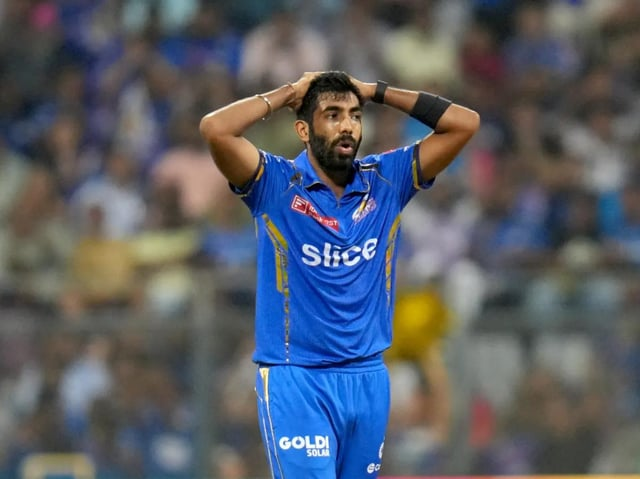
#> input picture ipl_killed/thumb/src/bumrah.jpg, 640 x 479 px, given in place of helmet_raised_2016.png, which was not available
$ python make_thumb_v4.py
#> lines starting #> are read from the running program, lines starting #| are printed output that depends on the picture
#!/usr/bin/env python3
"""Karun thumbnail v4, 'Then vs Now': 2016 head-and-shoulders (left, warm glow), the frowning 2025 close-up
(right, cold glow), 303* top-left in empty space, FORGOTTEN lower middle, one dark navy background, natural skin.
python3 make_thumb_v4.py -> out/Karun_303_thumbnail_v4_then_now.jpg"""
import os

import numpy as np
from PIL import Image, ImageEnhance, ImageFilter

import make_thumb_v2 as V
import make_thumb_v3 as T

W, H, RED = V.W, V.H, V.RED


def background():
    yy, xx = np.mgrid[0:H, 0:W]
    a = np.zeros((H, W, 3), np.float32) + np.array([10, 16, 34])
    warm = np.exp(-(((xx - 250) / 260) ** 2 + ((yy - 430) / 260) ** 2))[..., None]
    cold = np.exp(-(((xx - 930) / 320) ** 2 + ((yy - 260) / 280) ** 2))[..., None]
    a += warm * np.array([170, 90, 30]) + cold * np.array([40, 95, 170])
    r = ((xx - W / 2) / (W * 0.62)) ** 2 + ((yy - H / 2) / (H * 0.7)) ** 2
    a *= np.clip(1 - 0.45 * r, 0.45, 1)[..., None]
    return Image.fromarray(np.clip(a, 0, 255).astype(np.uint8)).convert("RGBA")


def natural(im, contrast=1.10, sharpen=50):
    """Natural skin tones: a little contrast and clarity, no colour filter."""
    a = im.split()[3]
    rgb = ImageEnhance.Contrast(im.convert("RGB")).enhance(contrast)
    rgb = ImageEnhance.Color(rgb).enhance(1.02)
    if sharpen:
        rgb = rgb.filter(ImageFilter.UnsharpMask(radius=2.0, percent=sharpen, threshold=3))
    out = rgb.convert("RGBA")
    out.putalpha(a)
    return out


def main():
    base = background()
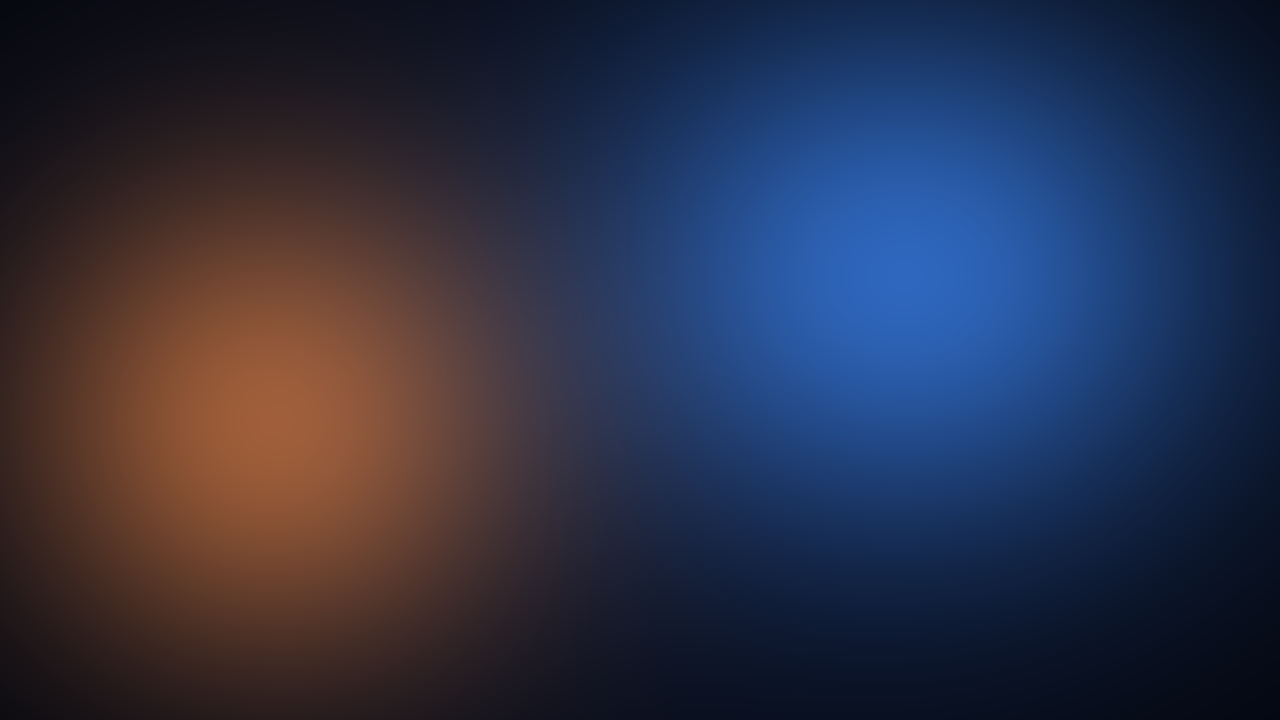
#> base: PIL image 1280x720 RGBA; mean R, G, B, A 44.8, 48.8, 70.5, 255

    # THEN: 2016, head and shoulders (the raised arm stays on his own side)
    then = Image.open(os.path.join(V.HERE, "cut", "helmet_raised_2016.png"))
#> then is the input picture: PIL image 640x479 RGB; mean R, G, B 88.8, 93.5, 102.3
    then = then.crop((0, 0, then.width, 1180))                           # helmet held high, down to the chest
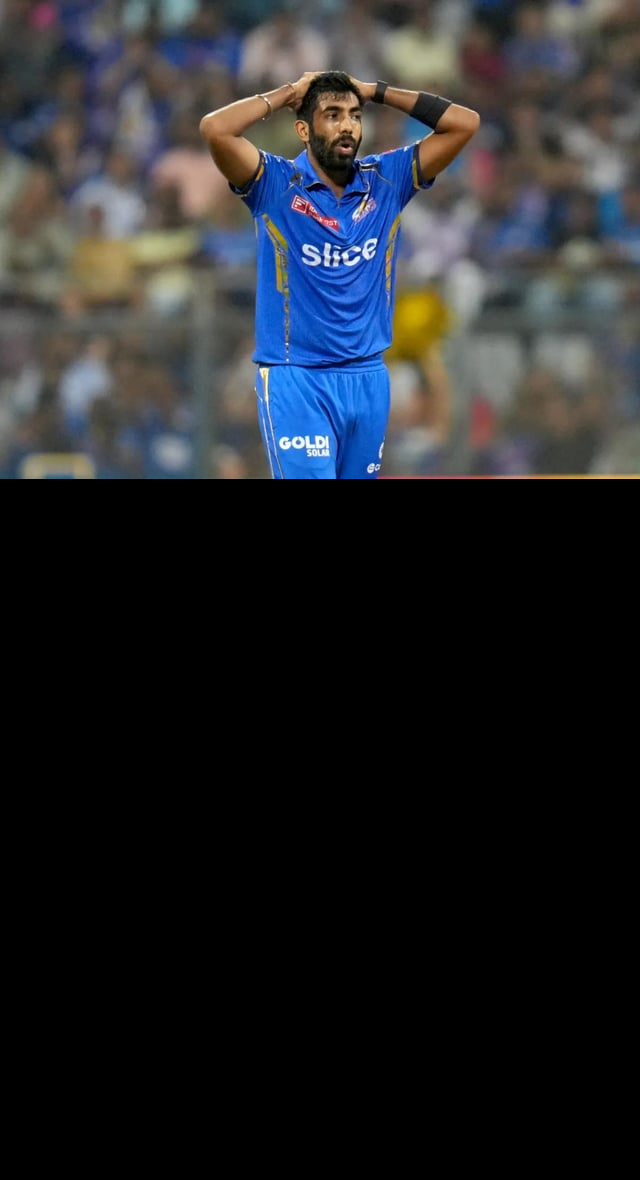
#> then: PIL image 640x1180 RGB; mean R, G, B 36.1, 38, 41.5
    tw = 430
    then = then.resize((tw, round(then.height * tw / then.width)), Image.LANCZOS)
#> then: PIL image 430x793 RGB
    then = natural(then)
    a = np.asarray(then.split()[3], np.float32) / 255
    yy = np.linspace(0, 1, then.height)[:, None]
    a *= np.clip((1 - yy) / 0.18, 0, 1)                                  # soft fade at the cut-off bottom
    then.putalpha(Image.fromarray((a * 255).astype(np.uint8)))
    V.place_person(base, then, 30, H - then.height + 10, (255, 230, 200), (255, 150, 60), (14, 6))

    # NOW: the frowning close-up, in front, same as the single-face version
    now = Image.open(os.path.join(V.HERE, "cut", "karun_now_face.png"))
    nh = 1060
    now = now.resize((round(now.width * nh / now.height), nh), Image.LANCZOS)
    now = natural(now, 1.15, 60)
    V.place_person(base, now, 545, -60, (170, 215, 255), (60, 140, 255), (-18, 8))

    # 303* in the empty top-left, FORGOTTEN lower middle
    T.huge_number(base, "303*", 36, 168, 150)
    fb = V.tilted_box("FORGOTTEN", 76, RED, (255, 255, 255), -3, distress=True)
    V.drop(base, fb, (440, 548), off=(7, 9))
    V.badge(base, "UNTOLD STORIES #5", W - 24, H - 22)

    out = os.path.join(V.HERE, "out", "Karun_303_thumbnail_v4_then_now.jpg")
    base.convert("RGB").save(out, quality=93)
    base.convert("RGB").resize((168, 94), Image.LANCZOS).save(out.replace(".jpg", "_tiny.png"))
    print(out, os.path.getsize(out) // 1024, "KB")


if __name__ == "__main__":
#> (the run stopped early here; a loop or call above may not have finished)

$ run again, on ipl_killed/thumb/src/kohli.jpg
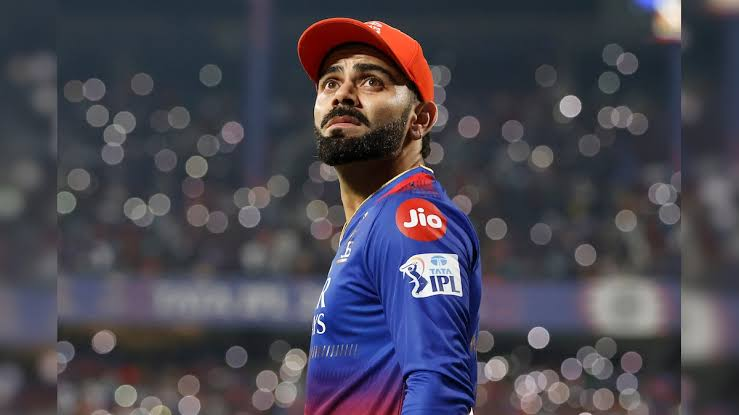
#> input picture ipl_killed/thumb/src/kohli.jpg, 739 x 415 px, given in place of helmet_raised_2016.png, which was not available
#> in main, then is the input picture: PIL image 739x415 RGB; mean R, G, B 72.7, 69.9, 81.6
#> in main, `then = then.crop((0, 0, then.width, 1180))`:
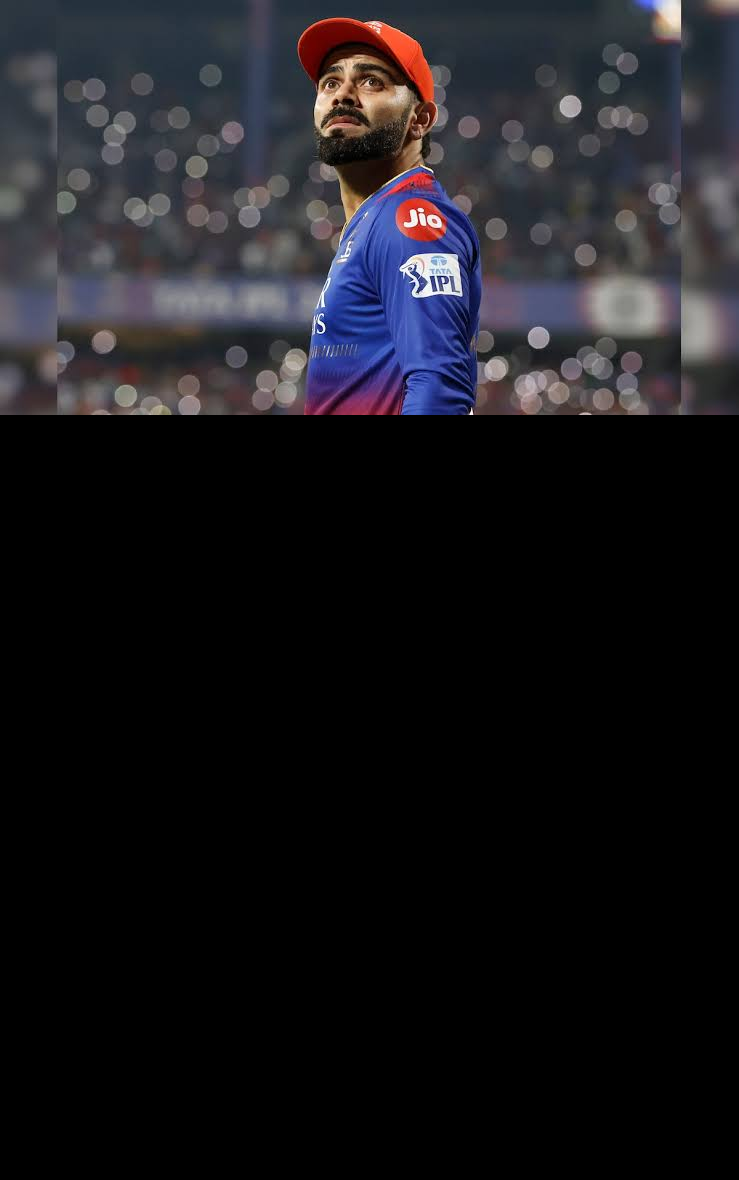
#> then: PIL image 739x1180 RGB; mean R, G, B 25.6, 24.6, 28.7
